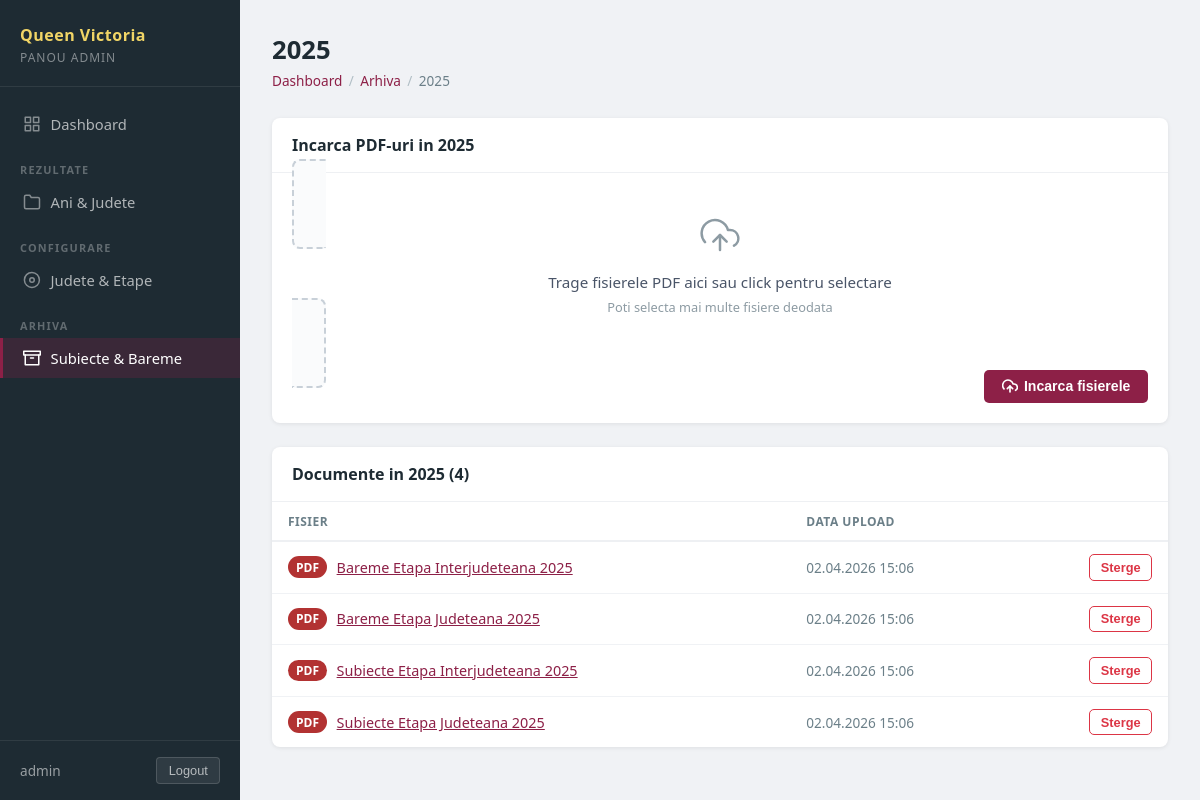
Page /panel/arhiva/2/ (signed in) on the committed database.
### pages/models.py (models this page shows, shortened)
class ArchiveFolder(models.Model):
    name = models.CharField(max_length=100, unique=True)
    sort_order = models.PositiveIntegerField(default=0)
    created_at = models.DateTimeField(auto_now_add=True)
    updated_at = models.DateTimeField(auto_now=True)
    class Meta:
        ordering = ["sort_order", "-name"]
        verbose_name = "Folder arhiva"
        verbose_name_plural = "Foldere arhiva"

class ArchiveDocument(models.Model):
    folder = models.ForeignKey(
        ArchiveFolder,
        on_delete=models.CASCADE,
        related_name="documents",
        verbose_name="Folder",
    )
    title = models.CharField(max_length=200, blank=True)
    file = models.FileField(
        upload_to=archive_document_upload_path,
        validators=[FileExtensionValidator(["pdf"])],
        verbose_name="Fisier PDF",
    )
    sort_order = models.PositiveIntegerField(default=0)
    uploaded_at = models.DateTimeField(auto_now_add=True)
    class Meta:
        ordering = ["sort_order", "title", "file"]
        verbose_name = "Document arhiva"
        verbose_name_plural = "Documente arhiva"
    @property
    def display_title(self):
        if self.title:
            return self.title
        return os.path.basename(self.file.name)

### pages/panel_views.py (the view, shortened to what this page needs)
# urls.py: path("arhiva/<int:folder_id>/", panel_views.panel_arhiva_folder, name="panel_arhiva_folder"),
@panel_required
def panel_arhiva_folder(request, folder_id):
    folder = get_object_or_404(ArchiveFolder, pk=folder_id)
    docs = folder.documents.all()
    return render(request, "panel/arhiva_folder.html", {
        "current_section": "arhiva",
        "folder": folder,
        "docs": docs,
    })

### pages/panel_views.py (called while the page is built)
def panel_required(view_func):
    @wraps(view_func)
    def wrapper(request, *args, **kwargs):
        if not request.user.is_authenticated or not request.user.is_staff:
            return redirect("panel_login")
        return view_func(request, *args, **kwargs)
    return wrapper

### pages/templates/panel/arhiva_folder.html (shortened to what this page needs)
{% extends "panel/base.html" %}
{% block content %}
<div class="panel-page-header">
    <h1 class="panel-page-title">{{ folder.name }}</h1>
    <div class="panel-breadcrumb">
        <a href="{% url 'panel_dashboard' %}">Dashboard</a>
        <span class="panel-breadcrumb-sep">/</span>
        <a href="{% url 'panel_arhiva' %}">Arhiva</a>
        <span class="panel-breadcrumb-sep">/</span>
        <span>{{ folder.name }}</span>
    </div>
</div>
<div class="panel-card" style="margin-bottom:1.5rem;">
    <div class="panel-card-header">
        <h2 class="panel-card-title">Incarca PDF-uri in {{ folder.name }}</h2>
    </div>
    <div class="panel-card-body">
        <form method="post" enctype="multipart/form-data">
            <label class="panel-upload-zone">
                <div class="panel-upload-icon">
                </div>
                <p class="panel-upload-text">Trage fisierele PDF aici sau click pentru selectare</p>
                <p class="panel-upload-sub">Poti selecta mai multe fisiere deodata</p>
            </label>
            <div style="margin-top:1rem;display:flex;justify-content:flex-end;">
                <button type="submit" class="panel-btn panel-btn--primary">
                    Incarca fisierele
                </button>
            </div>
        </form>
    </div>
</div>
<div class="panel-card">
    <div class="panel-card-header">
        <h2 class="panel-card-title">Documente in {{ folder.name }} ({{ docs|length }})</h2>
    </div>
    {% if docs %}
        <div class="panel-table-wrap">
            <table class="panel-table">
                <thead>
                    <tr>
                        <th>Fisier</th>
                        <th>Data upload</th>
                        <th></th>
                    </tr>
                </thead>
                <tbody>
                    {% for doc in docs %}
                        <tr>
                            <td>
                                <div style="display:flex;align-items:center;gap:0.6rem;">
                                    <span class="panel-badge panel-badge--pdf">PDF</span>
                                    <a href="{{ doc.file.url }}" target="_blank"
                                       style="color:#8d2047;font-weight:500;">
                                        {{ doc.display_title }}
                                    </a>
                                </div>
                            </td>
                            <td style="color:#6b7f88;font-size:0.85rem;">
                                {{ doc.uploaded_at|date:"d.m.Y H:i" }}
                            </td>
                            <td>
                                <div class="panel-table-actions">
                                    <form method="post" action="{% url 'panel_arhiva_doc_delete' folder.pk doc.pk %}">
                                        <button type="submit" class="panel-btn panel-btn--ghost panel-btn--sm"
                                                data-confirm="Stergi {{ doc.display_title }}?">
                                            Sterge
                                        </button>
                                    </form>
                                </div>
                            </td>
                        </tr>
                    {% endfor %}
                </tbody>
            </table>
        </div>
    {% else %}
        <div class="panel-card-body">
            <p class="panel-empty">Niciun document incarcat inca in acest folder.</p>
        </div>
    {% endif %}
</div>
{% endblock %}

### pages/templates/panel/base.html (shortened to what this page needs)
{% load static %}
<!DOCTYPE html>
<html lang="ro">
<head>
    <link rel="stylesheet" href="{% static 'css/panel.css' %}">
</head>
<body class="panel-body">
<div class="panel-layout">
    <aside class="panel-sidebar">
        <div class="panel-sidebar-brand">
            <span class="panel-brand-title">Queen Victoria</span>
            <span class="panel-brand-sub">Panou Admin</span>
        </div>
        <nav class="panel-nav">
            <a href="{% url 'panel_dashboard' %}"
               class="panel-nav-link {% if current_section == 'dashboard' %}active{% endif %}">
                Dashboard
            </a>
            <div class="panel-nav-section">Rezultate</div>
            <a href="{% url 'panel_rezultate' %}"
               class="panel-nav-link {% if current_section == 'rezultate' %}active{% endif %}">
                <svg class="panel-nav-icon" viewBox="0 0 24 24" fill="none" stroke="currentColor" stroke-width="2" stroke-linecap="round" stroke-linejoin="round" aria-hidden="true">
                    <path d="M22 19a2 2 0 0 1-2 2H4a2 2 0 0 1-2-2V5a2 2 0 0 1 2-2h5l2 3h9a2 2 0 0 1 2 2z"></path>
                </svg>
                Ani & Judete
            </a>
            <div class="panel-nav-section">Configurare</div>
            <a href="{% url 'panel_config' %}"
               class="panel-nav-link {% if current_section == 'config' %}active{% endif %}">
                <svg class="panel-nav-icon" viewBox="0 0 24 24" fill="none" stroke="currentColor" stroke-width="2" stroke-linecap="round" stroke-linejoin="round" aria-hidden="true">
                    <circle cx="12" cy="12" r="3"></circle>
                    <path d="M19.07 4.93A10 10 0 1 0 4.93 19.07 10 10 0 0 0 19.07 4.93z"></path>
                </svg>
                Judete & Etape
            </a>
            <div class="panel-nav-section">Arhiva</div>
            <a href="{% url 'panel_arhiva' %}"
               class="panel-nav-link {% if current_section == 'arhiva' %}active{% endif %}">
                <svg class="panel-nav-icon" viewBox="0 0 24 24" fill="none" stroke="currentColor" stroke-width="2" stroke-linecap="round" stroke-linejoin="round" aria-hidden="true">
                    <polyline points="21 8 21 21 3 21 3 8"></polyline>
                    <rect x="1" y="3" width="22" height="5"></rect>
                    <line x1="10" y1="12" x2="14" y2="12"></line>
                </svg>
                Subiecte & Bareme
            </a>
        </nav>
        <div class="panel-sidebar-footer">
            <span class="panel-user">{{ request.user.username }}</span>
            <form method="post" action="{% url 'panel_logout' %}">
                <button type="submit" class="panel-logout-btn">Logout</button>
            </form>
        </div>
    </aside>
    <main class="panel-main">
        {% block content %}{% endblock %}
    </main>
</div>
</body>
</html>

### rows in the picture
ArchiveFolder: name "2025"
ArchiveDocument: display_title "Bareme Etapa Interjudeteana 2025", uploaded_at "02.04.2026 15:06"
ArchiveDocument: display_title "Bareme Etapa Judeteana 2025", uploaded_at "02.04.2026 15:06"
ArchiveDocument: display_title "Subiecte Etapa Interjudeteana 2025", uploaded_at "02.04.2026 15:06"
ArchiveDocument: display_title "Subiecte Etapa Judeteana 2025", uploaded_at "02.04.2026 15:06"

### other values in the picture
{{ request.user.username }} "admin"
{{ docs|length }} "4"
